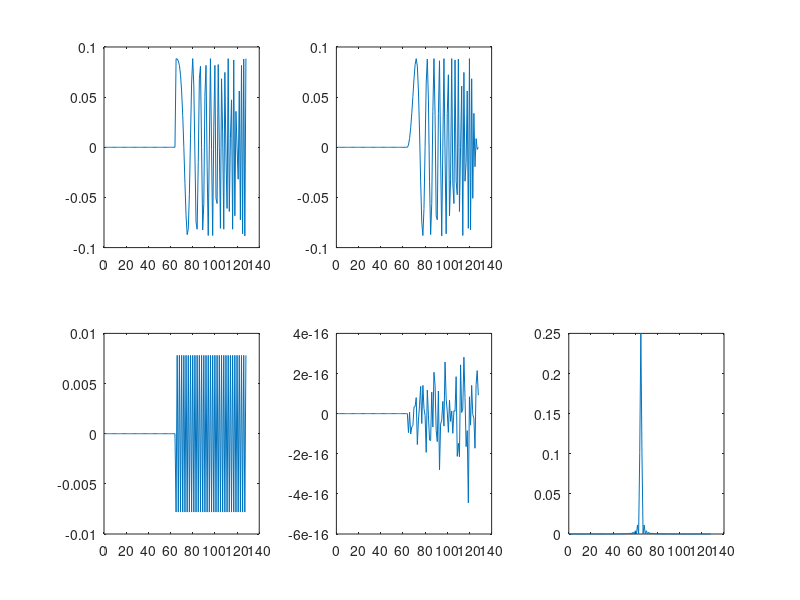

Recreate this plot in MATLAB.
clear;
SF = 7;
BW = 125000;
Fs = 125000;

s = 64; % Symbol 
SNR = 0;



gap_percent = 0.5;
gap_length = (2^SF) * gap_percent;
gap_start_position = (2^SF) * 0;
gap_end_position = gap_start_position + gap_length;


%generate a data symbol
num_samples = (2^SF) * Fs/BW;

k=s;
lora_symbol =zeros(1,num_samples);
frequnecy =zeros(1,num_samples);
for n=1:num_samples
    if k>= (2^SF)
        k= k-2^SF;
    end
    k = k+1;
    if (n>=gap_start_position) && (n<=gap_end_position)
        Amp = 0;
    else
        Amp = (1/(sqrt(2^SF)));
    end
    lora_symbol(n) = Amp*exp(1i*2*pi*(k)*(k/((2^SF)*2)));
    frequnecy(n) =k;
end
figure
subplot(2,3,1);
plot(real(lora_symbol))
subplot(2,3,2);
plot(imag(lora_symbol))
% subplot(2,3,3);
% plot(frequnecy);


%%

for j=1:1
%     lora_symbol_noisy = awgn(lora_symbol,SNR,'measured');
    lora_symbol_noisy = lora_symbol;
    
    base_down_chirp = zeros(1,num_samples); 
    k=0;
    
    for n=1:num_samples
        if k>(2^SF)
            k= k-2^SF;
        end
        k = k+1;
        base_down_chirp(n) = (1/(sqrt(2^SF)))*exp(-1i*2*pi*(k)*(k/(2^SF*2)));
    end
    
    dechirped = lora_symbol_noisy.*(base_down_chirp);

    subplot(2,3,4);
    plot(real(dechirped));
    subplot(2,3,5);
    plot(imag(dechirped));

    corrs = (abs(fft(dechirped)).^2);
    subplot(2,3,6);
    plot(corrs)

    [~,ind] = max(corrs);
    ind2(j) = ind;

    pause(0.01)
end

% histogram(ind2,2^SF)
% symbol_error_rate = sum(ind2~=s+1)/j;

 